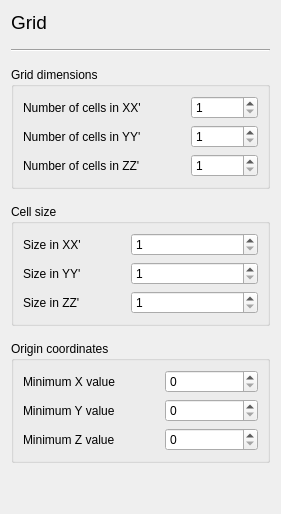
         <widget class="QWidget" name="SimulationGrid">
          <layout class="QVBoxLayout" name="verticalLayout_2">
           <property name="spacing">
            <number>15</number>
           </property>
           <item>
            <layout class="QVBoxLayout" name="verticalLayout_14">
             <item>
              <widget class="QLabel" name="label_59">
               <property name="font">
                <font>
                 <pointsize>14</pointsize>
                 <weight>50</weight>
                 <bold>false</bold>
                </font>
               </property>
               <property name="text">
                <string>Grid</string>
               </property>
              </widget>
             </item>
             <item>
              <widget class="Line" name="line_4">
               <property name="orientation">
                <enum>Qt::Horizontal</enum>
               </property>
              </widget>
             </item>
            </layout>
           </item>
           <item>
            <widget class="QGroupBox" name="groupBox_7">
             <property name="toolTip">
              <string>The number of nodes in each direction.</string>
             </property>
             <property name="title">
              <string>Grid dimensions</string>
             </property>
             <layout class="QFormLayout" name="formLayout_3">
              <property name="fieldGrowthPolicy">
               <enum>QFormLayout::AllNonFixedFieldsGrow</enum>
              </property>
              <property name="horizontalSpacing">
               <number>50</number>
              </property>
              <item row="0" column="0">
               <widget class="QLabel" name="SG_labelXXNodes">
                <property name="text">
                 <string>Number of cells in XX'</string>
                </property>
               </widget>
              </item>
              <item row="0" column="1">
               <widget class="QSpinBox" name="SG_spinXXNodes">
                <property name="minimum">
                 <number>1</number>
                </property>
                <property name="maximum">
                 <number>1000000000</number>
                </property>
               </widget>
              </item>
              <item row="1" column="0">
               <widget class="QLabel" name="SG_labelYYNodes">
                <property name="text">
                 <string>Number of cells in YY'</string>
                </property>
               </widget>
              </item>
              <item row="1" column="1">
               <widget class="QSpinBox" name="SG_spinYYNodes">
                <property name="minimum">
                 <number>1</number>
                </property>
                <property name="maximum">
                 <number>1000000000</number>
                </property>
               </widget>
              </item>
              <item row="2" column="0">
               <widget class="QLabel" name="SG_labelZZNodes">
                <property name="text">
                 <string>Number of cells in ZZ'</string>
                </property>
               </widget>
              </item>
              <item row="2" column="1">
               <widget class="QSpinBox" name="SG_spinZZNodes">
                <property name="minimum">
                 <number>1</number>
                </property>
                <property name="maximum">
                 <number>1000000000</number>
                </property>
               </widget>
              </item>
             </layout>
            </widget>
           </item>
           <item>
            <widget class="QGroupBox" name="groupBox_9">
             <property name="toolTip">
              <string>The dimensions of a single cell.</string>
             </property>
             <property name="title">
              <string>Cell size</string>
             </property>
             <layout class="QFormLayout" name="formLayout_5">
              <property name="horizontalSpacing">
               <number>50</number>
              </property>
              <item row="0" column="0">
               <widget class="QLabel" name="SG_labelXXSize">
                <property name="text">
                 <string>Size in XX'</string>
                </property>
               </widget>
              </item>
              <item row="0" column="1">
               <widget class="QSpinBox" name="SG_spinXXSize">
                <property name="minimum">
                 <number>1</number>
                </property>
                <property name="maximum">
                 <number>1000000000</number>
                </property>
               </widget>
              </item>
              <item row="1" column="0">
               <widget class="QLabel" name="SG_labelYYSize">
                <property name="text">
                 <string>Size in YY'</string>
                </property>
               </widget>
              </item>
              <item row="1" column="1">
               <widget class="QSpinBox" name="SG_spinYYSize">
                <property name="minimum">
                 <number>1</number>
                </property>
                <property name="maximum">
                 <number>1000000000</number>
                </property>
               </widget>
              </item>
              <item row="2" column="0">
               <widget class="QLabel" name="SG_labelZZSize">
                <property name="text">
                 <string>Size in ZZ'</string>
                </property>
               </widget>
              </item>
              <item row="2" column="1">
               <widget class="QSpinBox" name="SG_spinZZSize">
                <property name="minimum">
                 <number>1</number>
                </property>
                <property name="maximum">
                 <number>1000000000</number>
                </property>
               </widget>
              </item>
             </layout>
            </widget>
           </item>
           <item>
            <widget class="QGroupBox" name="groupBox_8">
             <property name="toolTip">
              <string>The coordinates of the lower left corner of the grid.</string>
             </property>
             <property name="title">
              <string>Origin coordinates</string>
             </property>
             <layout class="QFormLayout" name="formLayout_4">
              <property name="horizontalSpacing">
               <number>50</number>
              </property>
              <item row="0" column="0">
               <widget class="QLabel" name="SG_labelXXOrig">
                <property name="text">
                 <string>Minimum X value</string>
                </property>
               </widget>
              </item>
              <item row="1" column="0">
               <widget class="QLabel" name="SG_labelYYOrig">
                <property name="text">
                 <string>Minimum Y value</string>
                </property>
               </widget>
              </item>
              <item row="2" column="0">
               <widget class="QLabel" name="SG_labelZZOrig">
                <property name="text">
                 <string>Minimum Z value</string>
                </property>
               </widget>
              </item>
              <item row="0" column="1">
               <widget class="QSpinBox" name="SG_spinXXOrig">
                <property name="maximum">
                 <number>1000000000</number>
                </property>
               </widget>
              </item>
              <item row="1" column="1">
               <widget class="QSpinBox" name="SG_spinYYOrig">
                <property name="maximum">
                 <number>1000000000</number>
                </property>
               </widget>
              </item>
              <item row="2" column="1">
               <widget class="QSpinBox" name="SG_spinZZOrig">
                <property name="maximum">
                 <number>1000000000</number>
                </property>
               </widget>
              </item>
             </layout>
            </widget>
           </item>
           <item>
            <spacer name="verticalSpacer_5">
             <property name="orientation">
              <enum>Qt::Vertical</enum>
             </property>
             <property name="sizeHint" stdset="0">
              <size>
               <width>20</width>
               <height>40</height>
              </size>
             </property>
            </spacer>
           </item>
          </layout>
         </widget>
